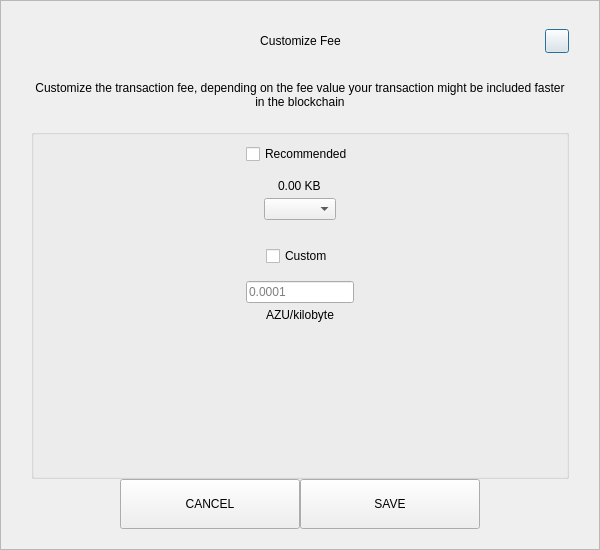
<?xml version="1.0" encoding="UTF-8"?>
<ui version="4.0">
 <class>SendCustomFeeDialog</class>
 <widget class="QDialog" name="SendCustomFeeDialog">
  <property name="geometry">
   <rect>
    <x>0</x>
    <y>0</y>
    <width>600</width>
    <height>550</height>
   </rect>
  </property>
  <property name="windowTitle">
   <string>Form</string>
  </property>
  <layout class="QVBoxLayout" name="verticalLayout_3">
   <property name="spacing">
    <number>0</number>
   </property>
   <property name="leftMargin">
    <number>0</number>
   </property>
   <property name="topMargin">
    <number>0</number>
   </property>
   <property name="rightMargin">
    <number>0</number>
   </property>
   <property name="bottomMargin">
    <number>0</number>
   </property>
   <item>
    <widget class="QFrame" name="frame">
     <property name="styleSheet">
      <string notr="true"/>
     </property>
     <property name="frameShape">
      <enum>QFrame::StyledPanel</enum>
     </property>
     <property name="frameShadow">
      <enum>QFrame::Raised</enum>
     </property>
     <layout class="QVBoxLayout" name="verticalLayout_2">
      <property name="spacing">
       <number>0</number>
      </property>
      <property name="leftMargin">
       <number>30</number>
      </property>
      <property name="topMargin">
       <number>20</number>
      </property>
      <property name="rightMargin">
       <number>30</number>
      </property>
      <property name="bottomMargin">
       <number>20</number>
      </property>
      <item>
       <layout class="QHBoxLayout" name="horizontalLayout_3">
        <property name="spacing">
         <number>0</number>
        </property>
        <item>
         <spacer name="horizontalSpacer_21">
          <property name="orientation">
           <enum>Qt::Horizontal</enum>
          </property>
          <property name="sizeHint" stdset="0">
           <size>
            <width>40</width>
            <height>20</height>
           </size>
          </property>
         </spacer>
        </item>
        <item>
         <widget class="QLabel" name="labelTitle">
          <property name="minimumSize">
           <size>
            <width>0</width>
            <height>40</height>
           </size>
          </property>
          <property name="maximumSize">
           <size>
            <width>16777215</width>
            <height>40</height>
           </size>
          </property>
          <property name="styleSheet">
           <string notr="true">padding-left:24px;</string>
          </property>
          <property name="text">
           <string>Customize Fee</string>
          </property>
          <property name="alignment">
           <set>Qt::AlignCenter</set>
          </property>
          <property name="margin">
           <number>7</number>
          </property>
         </widget>
        </item>
        <item>
         <spacer name="horizontalSpacer">
          <property name="orientation">
           <enum>Qt::Horizontal</enum>
          </property>
          <property name="sizeHint" stdset="0">
           <size>
            <width>40</width>
            <height>20</height>
           </size>
          </property>
         </spacer>
        </item>
        <item>
         <widget class="QPushButton" name="btnEsc">
          <property name="minimumSize">
           <size>
            <width>24</width>
            <height>24</height>
           </size>
          </property>
          <property name="maximumSize">
           <size>
            <width>24</width>
            <height>24</height>
           </size>
          </property>
          <property name="text">
           <string/>
          </property>
         </widget>
        </item>
       </layout>
      </item>
      <item>
       <spacer name="verticalSpacer_2">
        <property name="orientation">
         <enum>Qt::Vertical</enum>
        </property>
        <property name="sizeType">
         <enum>QSizePolicy::Fixed</enum>
        </property>
        <property name="sizeHint" stdset="0">
         <size>
          <width>20</width>
          <height>20</height>
         </size>
        </property>
       </spacer>
      </item>
      <item>
       <widget class="QLabel" name="labelMessage">
        <property name="text">
         <string>Customize the transaction fee, depending on the fee value your transaction might be included faster in the blockchain</string>
        </property>
        <property name="alignment">
         <set>Qt::AlignCenter</set>
        </property>
        <property name="wordWrap">
         <bool>true</bool>
        </property>
       </widget>
      </item>
      <item>
       <spacer name="verticalSpacer_3">
        <property name="orientation">
         <enum>Qt::Vertical</enum>
        </property>
        <property name="sizeType">
         <enum>QSizePolicy::Fixed</enum>
        </property>
        <property name="sizeHint" stdset="0">
         <size>
          <width>20</width>
          <height>20</height>
         </size>
        </property>
       </spacer>
      </item>
      <item>
       <widget class="QGroupBox" name="groupBox">
        <property name="title">
         <string/>
        </property>
        <layout class="QVBoxLayout" name="verticalLayout">
         <property name="leftMargin">
          <number>12</number>
         </property>
         <property name="rightMargin">
          <number>12</number>
         </property>
         <item>
          <layout class="QVBoxLayout" name="verticalLayout_4">
           <property name="spacing">
            <number>5</number>
           </property>
           <item alignment="Qt::AlignHCenter">
            <widget class="QCheckBox" name="checkBoxRecommended">
             <property name="text">
              <string>Recommended</string>
             </property>
            </widget>
           </item>
           <item>
            <spacer name="verticalSpacer_5">
             <property name="orientation">
              <enum>Qt::Vertical</enum>
             </property>
             <property name="sizeType">
              <enum>QSizePolicy::Fixed</enum>
             </property>
             <property name="sizeHint" stdset="0">
              <size>
               <width>20</width>
               <height>10</height>
              </size>
             </property>
            </spacer>
           </item>
           <item alignment="Qt::AlignHCenter">
            <widget class="QLabel" name="labelFee">
             <property name="text">
              <string>0.00 KB</string>
             </property>
            </widget>
           </item>
           <item alignment="Qt::AlignHCenter">
            <widget class="QComboBox" name="comboBoxRecommended"/>
           </item>
          </layout>
         </item>
         <item>
          <spacer name="verticalSpacer">
           <property name="orientation">
            <enum>Qt::Vertical</enum>
           </property>
           <property name="sizeType">
            <enum>QSizePolicy::Fixed</enum>
           </property>
           <property name="sizeHint" stdset="0">
            <size>
             <width>20</width>
             <height>20</height>
            </size>
           </property>
          </spacer>
         </item>
         <item>
          <layout class="QVBoxLayout" name="verticalLayout_5">
           <property name="spacing">
            <number>5</number>
           </property>
           <item alignment="Qt::AlignHCenter">
            <widget class="QCheckBox" name="checkBoxCustom">
             <property name="text">
              <string>Custom</string>
             </property>
            </widget>
           </item>
           <item>
            <spacer name="verticalSpacer_6">
             <property name="orientation">
              <enum>Qt::Vertical</enum>
             </property>
             <property name="sizeType">
              <enum>QSizePolicy::Fixed</enum>
             </property>
             <property name="sizeHint" stdset="0">
              <size>
               <width>20</width>
               <height>10</height>
              </size>
             </property>
            </spacer>
           </item>
           <item alignment="Qt::AlignHCenter">
            <widget class="QLineEdit" name="lineEditCustomFee">
             <property name="placeholderText">
              <string notr="true">0.0001</string>
             </property>
            </widget>
           </item>
           <item alignment="Qt::AlignHCenter">
            <widget class="QLabel" name="labelCustomFee">
             <property name="text">
              <string>AZU/kilobyte</string>
             </property>
            </widget>
           </item>
          </layout>
         </item>
         <item>
          <spacer name="verticalSpacer_4">
           <property name="orientation">
            <enum>Qt::Vertical</enum>
           </property>
           <property name="sizeHint" stdset="0">
            <size>
             <width>20</width>
             <height>40</height>
            </size>
           </property>
          </spacer>
         </item>
        </layout>
       </widget>
      </item>
      <item>
       <layout class="QHBoxLayout" name="horizontalLayout" stretch="1,2,2,1">
        <item>
         <spacer name="horizontalSpacer1">
          <property name="orientation">
           <enum>Qt::Horizontal</enum>
          </property>
          <property name="sizeHint" stdset="0">
           <size>
            <width>40</width>
            <height>20</height>
           </size>
          </property>
         </spacer>
        </item>
        <item>
         <widget class="QPushButton" name="btnCancel">
          <property name="minimumSize">
           <size>
            <width>180</width>
            <height>50</height>
           </size>
          </property>
          <property name="focusPolicy">
           <enum>Qt::NoFocus</enum>
          </property>
          <property name="text">
           <string>CANCEL</string>
          </property>
         </widget>
        </item>
        <item>
         <widget class="QPushButton" name="btnSave">
          <property name="minimumSize">
           <size>
            <width>180</width>
            <height>50</height>
           </size>
          </property>
          <property name="focusPolicy">
           <enum>Qt::NoFocus</enum>
          </property>
          <property name="text">
           <string>SAVE</string>
          </property>
         </widget>
        </item>
        <item>
         <spacer name="horizontalSpacer_2">
          <property name="orientation">
           <enum>Qt::Horizontal</enum>
          </property>
          <property name="sizeHint" stdset="0">
           <size>
            <width>40</width>
            <height>20</height>
           </size>
          </property>
         </spacer>
        </item>
       </layout>
      </item>
     </layout>
    </widget>
   </item>
  </layout>
 </widget>
 <resources/>
 <connections/>
</ui>
